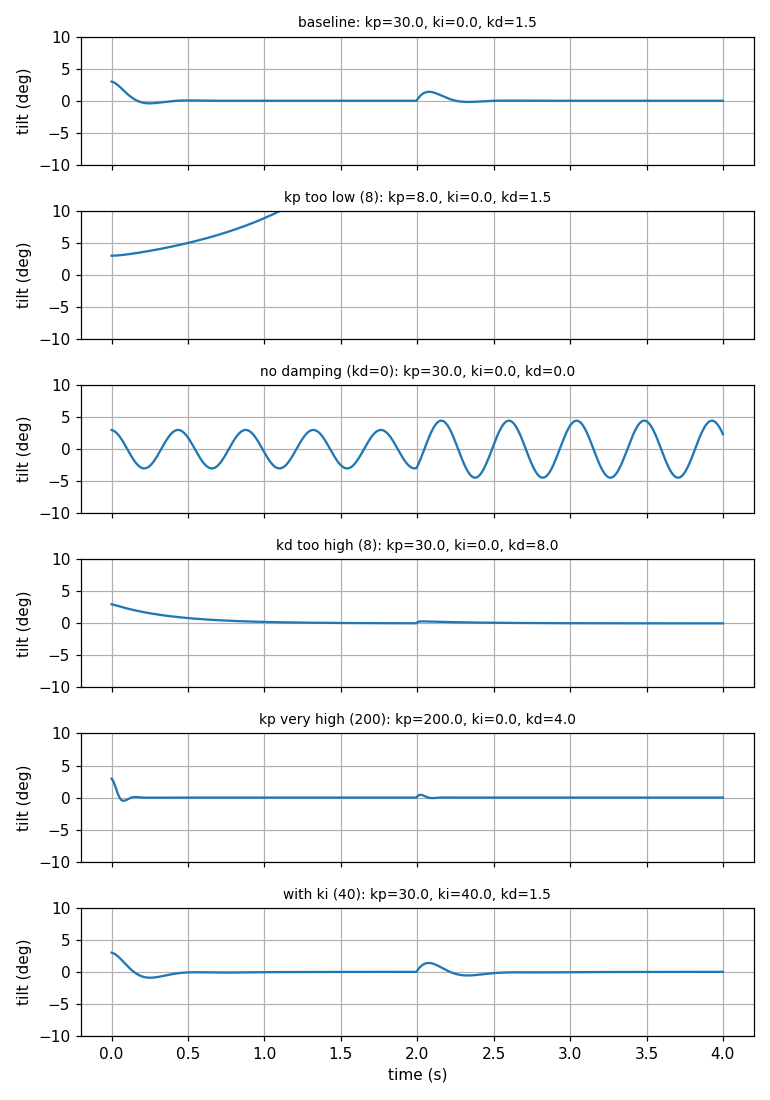

Python code for this plot:
"""Step 7: change one PID gain at a time and watch how the balance changes."""
import math

import matplotlib
matplotlib.use("Agg")  # draw to a file, no window needed
import matplotlib.pyplot as plt

G = 9.81
L = 0.10
DT = 0.005
T_END = 4.0
MAX_ACCEL = 5.0


def simulate(kp, ki, kd):
    """Run one balance test. Returns (times, tilt angles in degrees, time it fell or None)."""
    theta = math.radians(3.0)
    omega = 0.0
    integral = 0.0
    times, angles = [], []
    t = 0.0
    while t < T_END:
        if abs(t - 2.0) < DT / 2:          # the same shove at t = 2 s
            omega += math.radians(40.0)

        integral += (-theta) * DT
        accel = -(kp * (-theta) + ki * integral + kd * (-omega))
        accel = max(-MAX_ACCEL, min(MAX_ACCEL, accel))

        alpha = (G * math.sin(theta) - accel * math.cos(theta)) / L
        omega += alpha * DT
        theta += omega * DT

        times.append(t)
        angles.append(math.degrees(theta))
        t += DT

        if abs(theta) > math.pi / 2:
            return times, angles, t
    return times, angles, None


# name, kp, ki, kd  (only one thing differs from the baseline in each row)
CASES = [
    ("baseline",         30.0, 0.0, 1.5),
    ("kp too low (8)",    8.0, 0.0, 1.5),
    ("no damping (kd=0)", 30.0, 0.0, 0.0),
    ("kd too high (8)",  30.0, 0.0, 8.0),
    ("kp very high (200)", 200.0, 0.0, 4.0),
    ("with ki (40)",     30.0, 40.0, 1.5),
]

fig, axes = plt.subplots(len(CASES), 1, sharex=True, figsize=(7, 10))
print(f"{'case':22s} {'result':16s} {'max tilt after shove':>22s}")
for ax, (name, kp, ki, kd) in zip(axes, CASES):
    times, angles, fell = simulate(kp, ki, kd)
    if fell is not None:
        result = f"fell at {fell:.2f} s"
        worst = "-"
    else:
        result = "stayed up"
        worst = f"{max(abs(a) for a, tt in zip(angles, times) if tt > 2.0):.1f} deg"
    print(f"{name:22s} {result:16s} {worst:>22s}")
    ax.plot(times, angles)
    ax.set_ylabel("tilt (deg)")
    ax.set_title(f"{name}: kp={kp}, ki={ki}, kd={kd}", fontsize=9)
    ax.set_ylim(-10, 10)
    ax.grid(True)
axes[-1].set_xlabel("time (s)")
fig.tight_layout()
fig.savefig("gain_sweep.png", dpi=110)
print("Saved gain_sweep.png")
